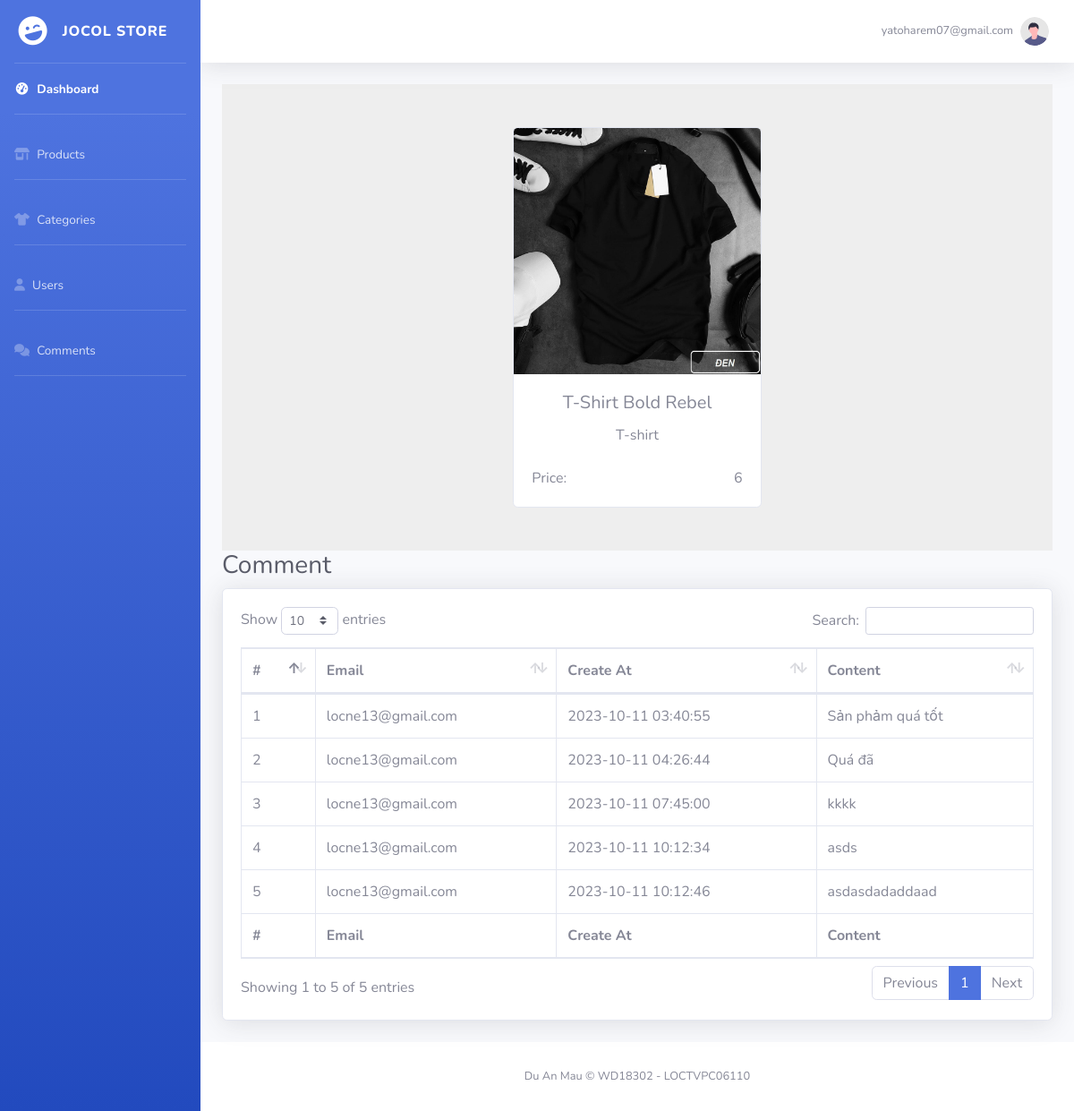
/admin/index.php?page=detailComment&id=1 (signed in), run on the app's committed database.
### tables this page shows
CREATE TABLE `tb_product` (
  `productID` int NOT NULL,
  `prd_name` varchar(255) NOT NULL,
  `prd_status` varchar(20) NOT NULL DEFAULT 'Available',
  `image` varchar(255) NOT NULL,
  `price` decimal(18,0) NOT NULL,
  `inventory` int NOT NULL,
  `description` text NOT NULL,
  `cateID` int NOT NULL
);

CREATE TABLE `tb_prod_cate` (
  `cateID` int NOT NULL,
  `cate_name` varchar(255) NOT NULL,
  `create_date` datetime NOT NULL DEFAULT CURRENT_TIMESTAMP,
  `update_date` datetime NOT NULL DEFAULT CURRENT_TIMESTAMP
);

CREATE TABLE `tb_comment` (
  `cmt_id` int NOT NULL,
  `prod_id` int NOT NULL,
  `content` varchar(255) NOT NULL,
  `user_id` int NOT NULL,
  `create_at` datetime NOT NULL DEFAULT CURRENT_TIMESTAMP
);

CREATE TABLE `tb_user` (
  `user_id` int NOT NULL,
  `username` varchar(255) DEFAULT NULL,
  `address` varchar(255) DEFAULT NULL,
  `phone` varchar(13) DEFAULT NULL,
  `email` varchar(255) NOT NULL,
  `password` varchar(100) NOT NULL,
  `payment` varchar(100) DEFAULT 'COD',
  `permissions` varchar(10) NOT NULL DEFAULT 'User'
);

### admin/includes/pdo.php (called while the page is built, shortened)
<?php
class connect
{
    function pdo_get_connection()
    {
        $dburl = "mysql:host=localhost;dbname=store_loctv;charset=utf8";
        $username = 'root';
        $password = 'mysql';
        $conn = new PDO($dburl, $username, $password);
        $conn->setAttribute(PDO::ATTR_ERRMODE, PDO::ERRMODE_EXCEPTION);
        return $conn;
    }
    function pdo_query($sql)
    {
        $sql_args = array_slice(func_get_args(), 1);
        try {
            $conn = $this->pdo_get_connection();
            $stmt = $conn->prepare($sql);
            $stmt->execute($sql_args);
            $rows = $stmt->fetchAll();
            return $rows;
        } catch (PDOException $e) {
            throw $e;
        } finally {
            unset($conn);
        }
    }
    function pdo_query_one($sql)
    {
        $sql_args = array_slice(func_get_args(), 1);
        try {
            $conn = $this->pdo_get_connection();
            $stmt = $conn->prepare($sql);
            $stmt->execute($sql_args);
            $row = $stmt->fetch(PDO::FETCH_ASSOC);
            return $row;
        } catch (PDOException $e) {
            throw $e;
        } finally {
            unset($conn);
        }
    }
}
?>

### admin/products/product.php (called while the page is built, shortened)
<?php
class Product {
    public function getDetailProductByID($id) {
        $db = new connect();
        $query = "SELECT * FROM tb_product INNER JOIN tb_prod_cate ON tb_product.cateID = tb_prod_cate.cateID WHERE productID ='$id'";
        $result = $db->pdo_query_one($query);
        return $result;
    }
}
?>

### admin/comments/comment.php (called while the page is built, shortened)
<?php
    class Comment{
        public function getDetail($id) {
            $db = new connect();
            $query = "SELECT * FROM tb_comment INNER JOIN tb_user ON tb_comment.user_id = tb_user.user_id WHERE prod_id = $id";
            $result = $db->pdo_query($query);
            return $result;
        }
    }
?>

### admin/comments/detail.php (the view)
<?php
    if(isset($_GET['id'])){
        $id = $_GET['id'];
    }
    $db_prod = new Product();
    $row_prod = $db_prod->getDetailProductByID($id);
?>
<section style="background-color: #eee;">
  <div class="container py-5">
    <div class="row justify-content-center">
      <div class="col-md-8 col-lg-6 col-xl-4">
        <div class="card text-black">
          <img src="content/img/prod/<?echo $row_prod['image']?>"
            class="card-img-top" alt="image - product" />
          <div class="card-body">
            <div class="text-center">
              <h5 class="card-title"><?echo $row_prod['prd_name']?></h5>
              <p class="text-muted mb-4"><?echo $row_prod['cate_name']?></p>
            </div>
            <div>
              <div class="d-flex justify-content-between">
                <span>Price: </span><span><?echo $row_prod['price']?></span>
              </div>
          </div>
        </div>
      </div>
    </div>
  </div>
</section>
<h1 class="h3 mb-2 text-gray-800">Comment</h1>
<div class="card shadow mb-4">
    <div class="card-body">
        <div class="table-responsive">
            <table class="table table-bordered" id="dataTable" width="100%" cellspacing="0">
                <thead>
                    <tr>
                        <th>#</th>
                        <th>Email</th>
                        <th>Create At</th>
                        <th>Content</th>
                    </tr>
                </thead>
                <tfoot>
                    <tr>
                        <th>#</th>
                        <th>Email</th>
                        <th>Create At</th>
                        <th>Content</th>
                    </tr>
                </tfoot>
                <tbody>
                    <?php
                    $i = 1;
                    $db_cmt = new Comment();
                    $rows = $db_cmt->getDetail($id);
                    foreach ($rows as $row) { ?>
                        <tr>
                            <td><? echo $i++ ?></td>
                            <td><? echo $row['email']?></td>
                            <td><? echo $row['create_at']?></td>
                            <td><?echo $row['content']?></td>
                        </tr>
                    <?php } ?>
                </tbody>
            </table>
        </div>
    </div>
</div>

### data on the page
tb_product: image (picture), prd_name "T-Shirt Bold Rebel", cateID.cate_name "T-shirt", price "6"
tb_comment: user.email "locne13@gmail.com", create_at "2023-10-11 03:40:55", content "Sản phảm quá tốt"
tb_comment: user.email "locne13@gmail.com", create_at "2023-10-11 04:26:44", content "Quá đã"
tb_comment: user.email "locne13@gmail.com", create_at "2023-10-11 07:45:00", content "kkkk"
tb_comment: user.email "locne13@gmail.com", create_at "2023-10-11 10:12:34", content "asds"
tb_comment: user.email "locne13@gmail.com", create_at "2023-10-11 10:12:46", content "asdasdadaddaad"

### other printed values
$_SESSION["admin"] "yatoharem07@gmail.com"
